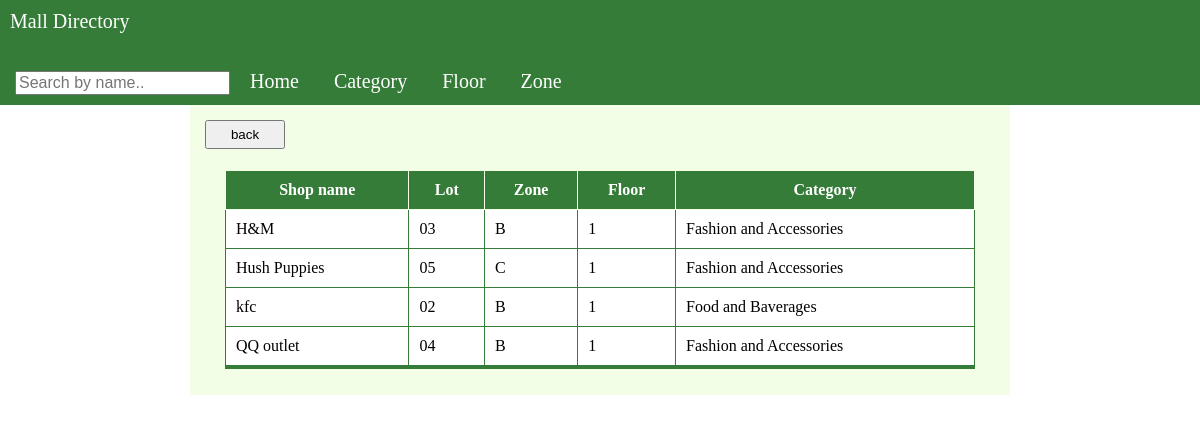
The page /directory/view.php?floor=1 on the database its author committed.
### tables this page shows
CREATE TABLE `tenant` (
  `id` int(11) NOT NULL,
  `name` text NOT NULL,
  `lot` varchar(255) NOT NULL,
  `zone` varchar(255) NOT NULL,
  `floor` varchar(255) NOT NULL,
  `category` varchar(255) NOT NULL
);

### directory/view.php (the view, shortened to what this page needs)
<?php
include('../includes/header_directory.php');
?>
<!DOCTYPE html>
<html>
<head>
<link rel="stylesheet" type="text/css" href="../includes/style.css">
</head>
<body>
<div class="container">
<button id="backbtn" onclick="document.location='index.php'">back</button><dl>
<table id="tenantTable">
	<thead>
	<tr>
	<th>Shop name</th>
	<th>Lot</th>
	<th>Zone</th>
	<th>Floor</th>
	<th>Category</th>
	</tr>
	</thead>
	<tbody>
<?php
	if(isset($_GET['name'])):
		$column = 'name';
		$getInput= $_GET['name'];
	elseif(isset($_GET['category'])):
		$column = 'category';
		$getInput = $_GET['category'];
	elseif(isset($_GET['floor'])):
		$column = 'floor';
		$getInput = $_GET['floor'];
	elseif(isset($_GET['zone'])):
		$column = 'zone';
		$getInput = $_GET['zone'];
	endif;
?>
<?php
	if($getInput != ""):
		$db = initdb();
		$sql = "SELECT * FROM tenant WHERE $column = '$getInput'";
		if($stmt = $db->prepare($sql)):
			if($stmt->bind_result($id, $name, $lot, $zone, $floor, $category)):
				if($stmt->execute()):
?>
<?php
					while($stmt->fetch()):
?>
					<tr>
					<td><?=$name?></td>
					<td><?=$lot?></td>
					<td><?=$zone?></td>
					<td><?=$floor?></td>
					<td><?=$category?></td>
					</tr>
		</tbody>
<?php
					endwhile;
				else:
					die('execute() failed: ' . htmlspecialchars($stmt->error));
				endif;
			else:
				die('bind_result() failed: ' . htmlspecialchars($stmt->error));
			endif;
		else:
			die("prepare() failed: " . htmlspecialchars($db->error) );
		endif;
	else:
		die("no id");
	endif;
?>
</table>
</div>
</body>
</html>

### includes/style.css (style rules this page uses)
div.container { margin: auto; width: 800px; padding: 10px; background-color: rgb(242, 255, 230); }
table { font-family: Calibri; border-collapse: collapse; border-color: rgb(242, 255, 230); border-bottom: 4px solid rgb(54, 124, 57); margin: auto; width: 750px; }
body { margin: 0px; }
th { color: white; background-color: rgb(54, 124, 57); border: 1px solid rgb(242, 255, 230); text-align: center; padding: 10px; }
td { border: 1px solid rgb(54, 124, 57); padding: 10px; background-color: white; }
#backbtn { padding: 5px; margin: 5px; width: 80px; }

### rows shown on the page
tenant: name "H&M", lot "03", zone "B", floor "1", category "Fashion and Accessories"
tenant: name "Hush Puppies", lot "05", zone "C", floor "1", category "Fashion and Accessories"
tenant: name "kfc", lot "02", zone "B", floor "1", category "Food and Baverages"
tenant: name "QQ outlet", lot "04", zone "B", floor "1", category "Fashion and Accessories"
